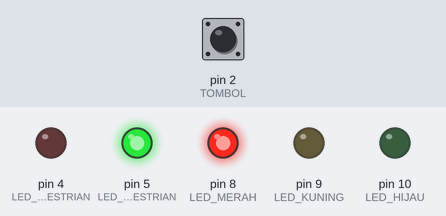
Bench run of a sketch on a simulated Arduino Uno, built with avr-gcc and run on an emulated ATmega328P. Parts: output pins drawn as LEDs (lit = HIGH). Inputs (shaded band) come from the test bench; at power-on: pin 2 (TOMBOL) HIGH. What the sketch prints to the serial monitor is not drawn.

Above: at 5.0 s.
At 10.7 s:
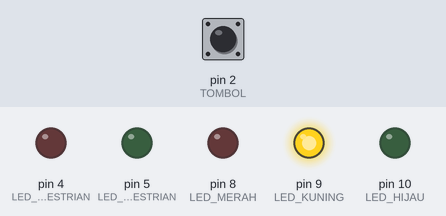
At 15.5 s:
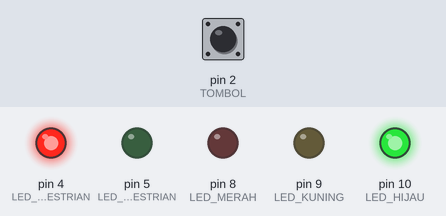
Timing chart, 0 to 25.5 s (numbered marks = the images above):
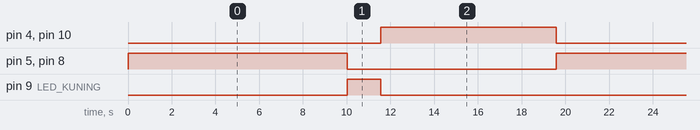

The sketch:

debug2.ino
```cpp
#define LED_MERAH_PEDESTRIAN 4
#define LED_HIJAU_PEDESTRIAN 5
#define LED_MERAH 8
#define LED_KUNING 9
#define LED_HIJAU 10
#define TOMBOL 2
#define buzzer A1

int state = 0;
int input_sblm = HIGH;
int tepi_naik = HIGH;

unsigned long waktu_debouncing = 0;
unsigned long delay_debouncing = 50;

int input = LOW;
int kondisi_sblm = LOW;

unsigned long waktu_state = 0;
unsigned long delay_state = 5000;

void state_1();
void state_2();
void state_3();
void state_4();

void setup() {
  pinMode(LED_MERAH_PEDESTRIAN, OUTPUT);
  pinMode(LED_HIJAU_PEDESTRIAN, OUTPUT);
  pinMode(LED_MERAH, OUTPUT);
  pinMode(LED_KUNING, OUTPUT);
  pinMode(LED_HIJAU, OUTPUT);
  pinMode(TOMBOL, INPUT_PULLUP);
  Serial.begin(9600);
}
void loop() {
  int kondisi = digitalRead(TOMBOL);
  Serial.print("Nilai tombol: ");
  Serial.println(kondisi);
  if (kondisi != kondisi_sblm) {
    waktu_debouncing = millis();
  }
  if ((millis() - waktu_debouncing) > delay_debouncing) {
    if (kondisi != input) {
      input = kondisi;
    }
  }
  kondisi_sblm = kondisi;
  if (input == LOW && input_sblm == HIGH) {
    input_sblm = input;
  } else if (input == HIGH && input_sblm == LOW) {
    input_sblm = input;
    tepi_naik = LOW;
  }
  switch (state) {
    case 1:
      state_1();
      Serial.print("Nilai waktu state: ");
      Serial.println(millis() - waktu_state);
      if ((millis() - waktu_state) > 10000) {
        state = 2;
        waktu_state = millis();
      }
      break;
    case 2:
      state_2();
      Serial.print("Nilai waktu state: ");
      Serial.println(millis() - waktu_state);
      if (tepi_naik == LOW) {
        state = 4;
        waktu_state = millis();
      } else if ((millis() - waktu_state) > 1500) {
        state = 3;
        waktu_state = millis();
      }
      break;
    case 3:
      state_3();
      Serial.print("Nilai waktu state: ");
      Serial.println(millis() - waktu_state);
      if (tepi_naik == LOW) {
        state = 4;
        waktu_state = millis();
      } else if ((millis() - waktu_state) > 8000) {
        state = 1;
        waktu_state = millis();
      }
      break;
    case 4:
      state_4();
      state = 1;
      waktu_state = millis();
      break;
    default:
      state = 1;
      waktu_state = millis();
      break;
  }
  tepi_naik = HIGH;
}
void state_1() {
  digitalWrite(LED_MERAH, HIGH);
  digitalWrite(LED_KUNING, LOW);
  digitalWrite(LED_HIJAU, LOW);
  digitalWrite(LED_MERAH_PEDESTRIAN, LOW);
  digitalWrite(LED_HIJAU_PEDESTRIAN, HIGH);
  Serial.println("Masuk state 1");
}
void state_2() {
  digitalWrite(LED_MERAH, LOW);
  digitalWrite(LED_KUNING, HIGH);
  digitalWrite(LED_HIJAU, LOW);
  digitalWrite(LED_MERAH_PEDESTRIAN, LOW);
  digitalWrite(LED_HIJAU_PEDESTRIAN, LOW);
  Serial.println("Masuk state 2");
}
void state_3() {
  digitalWrite(LED_MERAH, LOW);
  digitalWrite(LED_KUNING, LOW);
  digitalWrite(LED_HIJAU, HIGH);
  digitalWrite(LED_MERAH_PEDESTRIAN, HIGH);
  digitalWrite(LED_HIJAU_PEDESTRIAN, LOW);
  Serial.println("Masuk state 3");
}
void state_4() {
  digitalWrite(LED_KUNING, LOW);
  for (int i = 0; i < 6; i++) {
    tone(buzzer, 2000, 500);
    digitalWrite(LED_KUNING, HIGH);
    delay(500);
    digitalWrite(LED_KUNING, LOW);
    noTone(buzzer);
    delay(500);
  }
  Serial.println("Masuk state 4");
}
```

Measured:
- by itself, pin 4 (LED_MERAH_PEDESTRIAN), pin 10 (LED_HIJAU): alternates HIGH for 8.0 s and LOW for 11.6 s
- by itself, pin 5 (LED_HIJAU_PEDESTRIAN), pin 8 (LED_MERAH): alternates HIGH for 10.1 s and LOW for 9.6 s
- by itself, pin 9 (LED_KUNING): alternates HIGH for 1.5 s and LOW for 18.1 s
